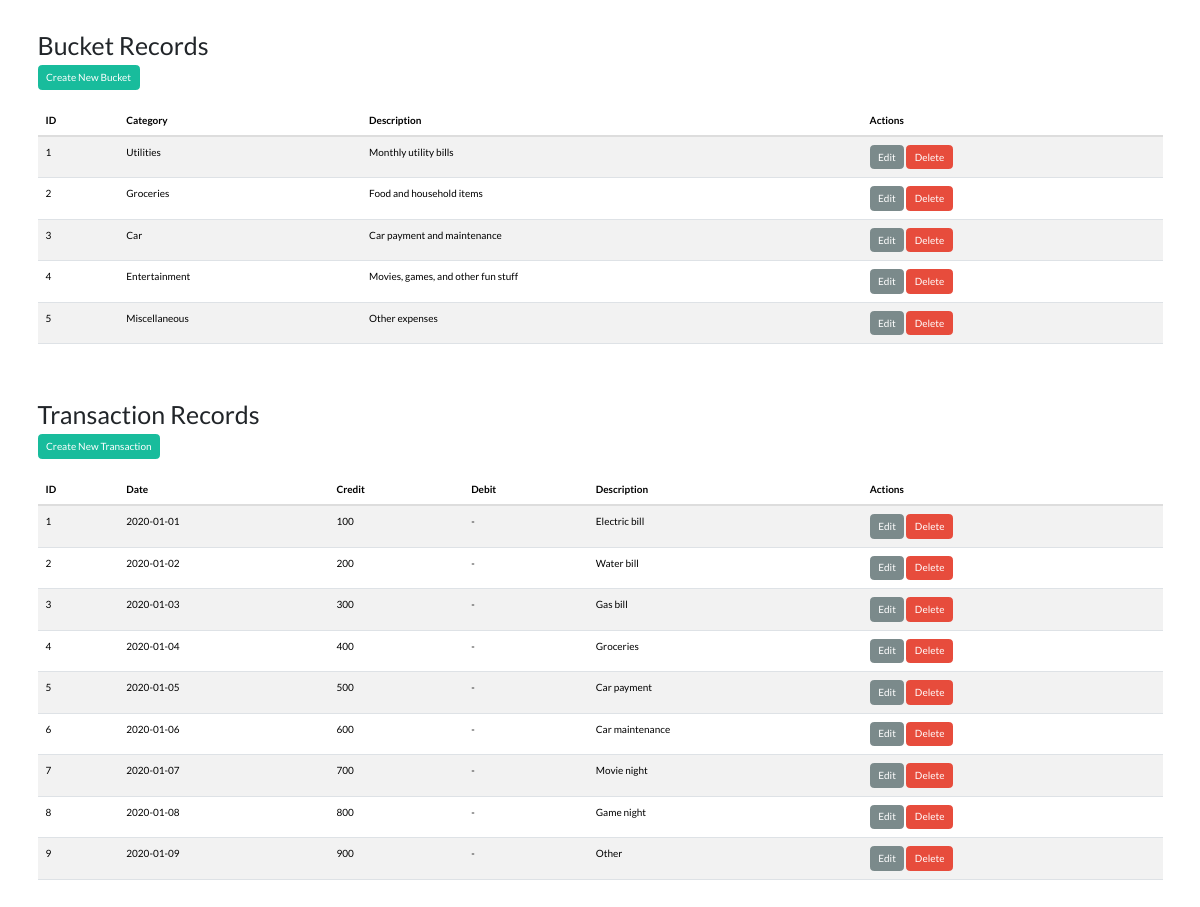
The app's page /actions/display/display.php with its own data.
### tables this page shows
CREATE TABLE buckets (
                id INTEGER PRIMARY KEY AUTOINCREMENT,
                category TEXT NOT NULL,
                description TEXT NOT NULL
            );

CREATE TABLE transactions (
                transaction_id INTEGER PRIMARY KEY AUTOINCREMENT,
                date TEXT,
                credit REAL,
                debit REAL,
                description TEXT,
                bucket_id INTEGER,
                FOREIGN KEY (bucket_id) REFERENCES buckets(id)
            );

### classes/Bucket.php (called while the page is built, shortened)
<?php
class Bucket {
    public static function fetchAll() {
        $db = Database::getConnection();
        $result = $db->query('SELECT * FROM buckets');
        $buckets = [];
        while ($row = $result->fetchArray(SQLITE3_ASSOC)) {
            $buckets[] = $row;
        }
        return $buckets;
    }
}
?>

### classes/Transaction.php (called while the page is built, shortened)
<?php
class Transaction
{
  public static function fetchAll()
  {
    $db = Database::getConnection();
    $result = $db->query('SELECT * FROM transactions');
    $transactions = [];
    while ($row = $result->fetchArray(SQLITE3_ASSOC)) {
      $transactions[] = $row;
    }
    return $transactions;
  }
}

### actions/display/display.php (the view, shortened to what this page needs)
<?php
include_once($_SERVER['DOCUMENT_ROOT'] . "/inc_header.php");
$buckets = Bucket::fetchAll();
$transactions = Transaction::fetchAll();
echo "<h2>Bucket Records</h2>";
echo "<a href='/actions/create/create_bucket.php' class='btn btn-success'>Create New Bucket</a><br/><br/>";
if (!empty($buckets)) {
  echo "<table width='100%' class='table table-striped'>";
  echo "<thead>";
  echo "<tr>";
  echo "<th>ID</th>";
  echo "<th>Category</th>";
  echo "<th>Description</th>";
  echo "<th>Actions</th>";
  echo "</tr>";
  echo "</thead>";
  echo "<tbody>";
  foreach ($buckets as $bucket) {
    echo "<tr>";
    echo "<td>" . htmlspecialchars($bucket['id']) . "</td>";
    echo "<td>" . htmlspecialchars($bucket['category']) . "</td>";
    echo "<td>" . htmlspecialchars($bucket['description']) . "</td>";
    echo "<td>";
    echo "<a href='/actions/update/update_bucket.php?id=" . htmlspecialchars($bucket['id']) . "' class='btn btn-dark'>Edit</a> ";
    echo "<a href='/actions/delete/delete_bucket.php?id=" . htmlspecialchars($bucket['id']) . "' class='btn btn-danger'>Delete</a>";
    echo "</td>";
    echo "</tr>";
  }
  echo "</tbody>";
  echo "</table>";
} else {
  echo "<p>No bucket records found.</p>";
}
echo "<br/><br/><br/>";
echo "<h2>Transaction Records</h2>";
echo "<a href='/actions/create/create_transaction.php' class='btn btn-success'>Create New Transaction</a><br/><br/>";
if (!empty($transactions)) {
  echo "<table width='100%' class='table table-striped'>";
  echo "<thead>";
  echo "<tr>";
  echo "<th>ID</th>";
  echo "<th>Date</th>";
  echo "<th>Credit</th>";
  echo "<th>Debit</th>";
  echo "<th>Description</th>";
  echo "<th>Actions</th>";
  echo "</tr>";
  echo "</thead>";
  echo "<tbody>";
  foreach ($transactions as $transaction) {
    echo "<tr>";
    echo "<td>" . htmlspecialchars($transaction['transaction_id']) . "</td>";
    echo "<td>" . htmlspecialchars($transaction['date']) . "</td>";
    echo "<td>" . (isset($transaction['credit']) && $transaction['credit'] !== NULL ? htmlspecialchars($transaction['credit']) : '-') . "</td>";
    echo "<td>" . (isset($transaction['debit']) && $transaction['debit'] !== NULL ? htmlspecialchars($transaction['debit']) : '-') . "</td>";
    echo "<td>" . htmlspecialchars($transaction['description']) . "</td>";
    echo "<td>";
    echo "<a href='/actions/update/update_transaction.php?id=" . htmlspecialchars($transaction['transaction_id']) . "' class='btn btn-dark '>Edit</a> ";
    echo "<a href='/actions/delete/delete_transaction.php?id=" . htmlspecialchars($transaction['transaction_id']) . "' class='btn btn-danger '>Delete</a>";
    echo "</td>";
    echo "</tr>";
  }
  echo "</tbody>";
  echo "</table>";
} else {
  echo "<p>No transaction records found.</p>";
}
include_once("../../inc_footer.php");

### inc_header.php (shortened to what this page needs)
<!DOCTYPE html>
<html lang="en">
<head>
<link rel="stylesheet" href="https://maxcdn.bootstrapcdn.com/bootstrap/3.4.1/css/bootstrap.min.css">
<link href="https://cdn.jsdelivr.net/npm/bootswatch@5/dist/flatly/bootstrap.min.css" rel="stylesheet">
</head>
<body>
<div class="container">

### inc_footer.php (shortened to what this page needs)
</div>
</body>
</html>

### records on screen
buckets: id "1", category "Utilities", description "Monthly utility bills"
buckets: id "2", category "Groceries", description "Food and household items"
buckets: id "3", category "Car", description "Car payment and maintenance"
buckets: id "4", category "Entertainment", description "Movies, games, and other fun stuff"
buckets: id "5", category "Miscellaneous", description "Other expenses"
transactions: transaction_id "1", date "2020-01-01", credit "100", description "Electric bill"
transactions: transaction_id "2", date "2020-01-02", credit "200", description "Water bill"
transactions: transaction_id "3", date "2020-01-03", credit "300", description "Gas bill"
transactions: transaction_id "4", date "2020-01-04", credit "400", description "Groceries"
transactions: transaction_id "5", date "2020-01-05", credit "500", description "Car payment"
transactions: transaction_id "6", date "2020-01-06", credit "600", description "Car maintenance"
transactions: transaction_id "7", date "2020-01-07", credit "700", description "Movie night"
transactions: transaction_id "8", date "2020-01-08", credit "800", description "Game night"
transactions: transaction_id "9", date "2020-01-09", credit "900", description "Other"
